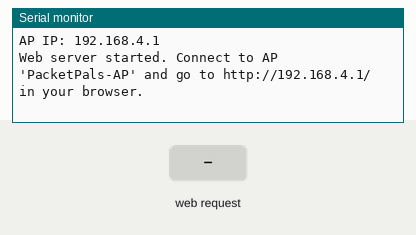
The program below on a simulated ESP32-S2. Parts: the last lines printed to the serial monitor. The test bench sets the inputs (shaded band). WiFi joins after 1.5 s; servers stay silent unless stated; a WiFi scan finds three made-up networks; storage starts empty; random numbers use the default seed unless the program sets one.

Above: at 3.2 s.
3.3 s: HTTP request GET /scan received
At 3.7 s:
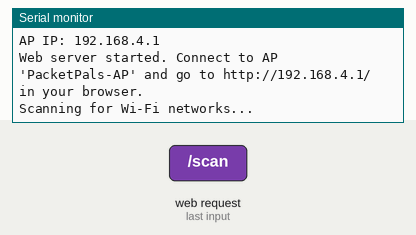
6.3 s: HTTP request GET /battle?index=WPA2_PSK received
At 7.5 s:
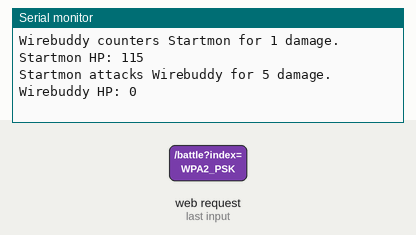
7.8 s: HTTP request GET /battle?index=WEP received
At 9.1 s:
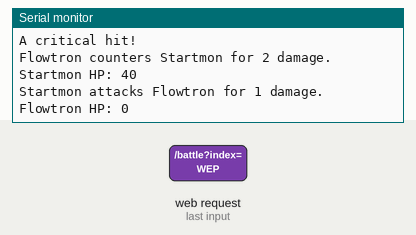
9.3 s: HTTP request GET /battle?index=OPEN received
At 9.9 s:
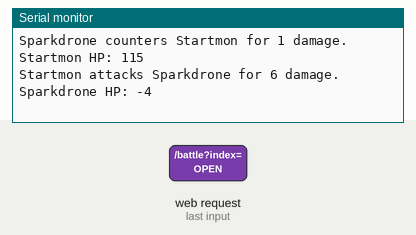
Timing chart, 0 to 11.8 s (numbered marks = the images above; inputs shaded):
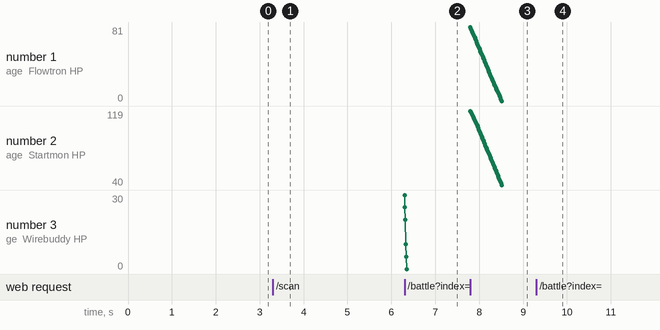

Measured:
- after the input at 3.3 s, the serial monitor: prints a new line at once (image 1)
- after the input at 6.3 s, the serial monitor: prints a new line at once (image 2)
- after the input at 7.8 s, the serial monitor: prints a new line at once (image 3)

The program:

main.cpp
```cpp
/*************************************************************
  PacketPals AP + Web UI Example
  - Creates a Wi-Fi AP named "PacketPals-AP"
  - Serves a web UI from /index.html (on SPIFFS or LittleFS)
  - Provides endpoints: /scan, /monsters, /battle
  - Uses custom hasher for Arduino String in std::unordered_set
*************************************************************/

#include <WiFi.h>
#include <SPIFFS.h>          // or LittleFS if you prefer
#include <WebServer.h>
#include <ArduinoJson.h>
#include <vector>
#include <unordered_set>

// 1) Custom Hasher & Equality for Arduino String
struct StringHash {
  size_t operator()(const String &key) const {
    const char* str = key.c_str();
    size_t hash = 0;
    while (*str) {
      hash = 37 * hash + (unsigned char)(*str++);
    }
    return hash;
  }
};

struct StringEqual {
  bool operator()(const String &a, const String &b) const {
    return a == b;  // Arduino String equality
  }
};

// File paths in SPIFFS
#define JSON_FILE_PATH    "/scanned_data.json"
#define MONSTER_FILE_PATH "/monsters.json"
#define MAX_PARTY_SIZE    6

// ----------------------------------------------------------
// Data Structures
// ----------------------------------------------------------
struct Monster {
  String bssid;
  String name;
  String type;
  int hp;
  int attack;
  int defense;
  int level;
  String rarity;
  String specialAbility;
};

struct BattleMonster {
  String name;
  int hp;
  int attack;
  int defense;
  int level;
  String specialAbility;
};

struct Player {
  Monster party[MAX_PARTY_SIZE];
  int partySize;
};

// ----------------------------------------------------------
// Global Variables
// ----------------------------------------------------------
Player gPlayer;                            // The player
std::vector<Monster> gWildMonsters;        // In-memory list of wild monsters
std::unordered_set<String, StringHash, StringEqual> encounteredBSSIDs; // track BSSIDs

WebServer server(80);  // The main web server

// Fun naming arrays for Packet Pals
static const char* NAME_PREFIXES[] = {
  "Packa", "Byte", "Net", "Ping", "Data",
  "Glitch", "Cypher", "Wire", "Flow", "Spark",
  "Bug", "Volt", "Wave", "Beacon", "Link"
};

static const char* NAME_SUFFIXES[] = {
  "pal", "bot", "ling", "zard", "tron",
  "pup", "geist", "buddy", "drone"
};

// ----------------------------------------------------------
// Helper & Utility Functions
// ----------------------------------------------------------
String generatePacketPalName() {
  int prefixCount = sizeof(NAME_PREFIXES) / sizeof(NAME_PREFIXES[0]);
  int suffixCount = sizeof(NAME_SUFFIXES) / sizeof(NAME_SUFFIXES[0]);

  int pIdx = random(0, prefixCount);
  int sIdx = random(0, suffixCount);

  String prefix = NAME_PREFIXES[pIdx];
  String suffix = NAME_SUFFIXES[sIdx];
  return prefix + suffix;
}

int clampInt(int val, int minVal, int maxVal) {
  if (val < minVal) return minVal;
  if (val > maxVal) return maxVal;
  return val;
}

// Wait for single-char input with a timeout
char getUserChoice(unsigned long timeoutMs = 10000) {
  unsigned long start = millis();
  while (millis() - start < timeoutMs) {
    if (Serial.available() > 0) {
      char c = Serial.read();
      if (c == '\n' || c == '\r') continue;
      return c;
    }
    delay(50);
  }
  return '?';
}

// Arduino "String" is in a separate code base than std::string, so custom logic is needed for hashing.

// ----------------------------------------------------------
// Player & Party
// ----------------------------------------------------------
Monster& getActiveMonster() {
  // We assume gPlayer.partySize >= 1
  return gPlayer.party[0];
}

void initPlayerParty() {
  gPlayer.partySize = 1;

  Monster starter;
  starter.bssid          = "";
  starter.name           = "Startmon";
  starter.type           = "Neutral";
  starter.hp             = 120;
  starter.attack         = 10;
  starter.defense        = 30;
  starter.level          = 5;
  starter.rarity         = "Common";
  starter.specialAbility = "None";

  gPlayer.party[0] = starter;
}

// ----------------------------------------------------------
// Wi-Fi Scanning
// ----------------------------------------------------------
String encryptionTypeToString(wifi_auth_mode_t type) {
  switch (type) {
    case WIFI_AUTH_OPEN:          return "OPEN";
    case WIFI_AUTH_WEP:           return "WEP";
    case WIFI_AUTH_WPA_PSK:       return "WPA_PSK";
    case WIFI_AUTH_WPA2_PSK:      return "WPA2_PSK";
    case WIFI_AUTH_WPA_WPA2_PSK:  return "WPA_WPA2_PSK";
    case WIFI_AUTH_WPA2_ENTERPRISE: return "WPA2_ENTERPRISE";
    default: return "UNKNOWN";
  }
}

void scanAndStoreNetworks() {
  Serial.println("Scanning for Wi-Fi networks...");
  int n = WiFi.scanNetworks(false, true);

  if (n <= 0) {
    Serial.println("No networks found.");
    return;
  } else {
    Serial.printf("%d networks found.\n", n);
  }

  DynamicJsonDocument doc(8192);
  JsonArray nets = doc.createNestedArray("networks");

  for (int i = 0; i < n; i++) {
    JsonObject obj = nets.createNestedObject();
    obj["ssid"]       = WiFi.SSID(i);
    obj["bssid"]      = WiFi.BSSIDstr(i);
    obj["rssi"]       = WiFi.RSSI(i);
    obj["encryption"] = encryptionTypeToString(WiFi.encryptionType(i));
  }

  File file = SPIFFS.open(JSON_FILE_PATH, "w");
  if (!file) {
    Serial.println("Failed to open file for writing scanned data.");
    return;
  }

  if (serializeJson(doc, file) == 0) {
    Serial.println("Failed to write scanned data to file.");
  } else {
    Serial.println("Network data stored successfully to scanned_data.json");
  }
  file.close();
}

// ----------------------------------------------------------
// Creating & Scaling Monsters
// ----------------------------------------------------------
int mapRSSIToHP(int rssi) {
  return 100 + (rssi + 100);
}

int calculateAttackFromEncryption(const String& enc) {
  if (enc == "WPA2_PSK" || enc == "WPA_WPA2_PSK") return 20;
  if (enc == "WEP") return 10;
  if (enc == "OPEN") return 5;
  return 15;
}

Monster createPacketPal(const String& bssid, int rssi, const String& enc) {
  Monster m;
  m.bssid    = bssid;
  m.name     = generatePacketPalName();
  m.type     = "Neutral";
  m.hp       = mapRSSIToHP(rssi);
  m.defense  = m.hp / 2;
  m.attack   = calculateAttackFromEncryption(enc);

  int baseLevel = clampInt(m.hp / 10, 1, 99);
  m.level = baseLevel;

  // Rarity logic
  if (enc == "OPEN") m.rarity = "Common";
  else if (enc == "WEP") m.rarity = "Uncommon";
  else if (enc == "WPA2_PSK" || enc == "WPA_WPA2_PSK") m.rarity = "Rare";
  else m.rarity = "Legendary"; // e.g. WPA2_ENTERPRISE or unknown

  // Ability logic
  if (enc == "WPA2_PSK")         { m.specialAbility = "Shield"; }
  else if (enc == "WEP")         { m.specialAbility = "Pierce"; }
  else if (enc == "OPEN")        { m.specialAbility = "None"; }
  else                           { m.specialAbility = "Invisibility"; }

  return m;
}

void scaleMonster(Monster &m, int playerLevel) {
  int minLevel = clampInt(playerLevel - 3, 1, 99);
  int maxLevel = clampInt(playerLevel + 3, 1, 99);
  int newLevel = random(minLevel, maxLevel+1);

  float scaleFactor = (float)newLevel / (float)m.level;
  m.level   = newLevel;
  m.hp      = clampInt((int)(m.hp * scaleFactor), 10, 999);
  m.defense = clampInt((int)(m.defense * scaleFactor), 1, 999);
  m.attack  = clampInt((int)(m.attack * scaleFactor), 1, 999);
}

/**
 * Reads scanned_data.json, creates packet pals for each new BSSID,
 * scales them to player's level, and stores them in gWildMonsters.
 */
void generateAndStoreMonsters() {
  File inputFile = SPIFFS.open(JSON_FILE_PATH, "r");
  if (!inputFile) {
    Serial.println("scanned_data.json not found or open error");
    return;
  }

  DynamicJsonDocument doc(8192);
  DeserializationError err = deserializeJson(doc, inputFile);
  inputFile.close();

  if (err) {
    Serial.println("Failed to parse scanned_data.json");
    return;
  }

  // Clear old data
  gWildMonsters.clear();

  Monster &active = getActiveMonster();
  int pLevel = active.level;

  JsonArray networks = doc["networks"];
  if (networks.isNull()) {
    Serial.println("No networks array in scanned_data.json");
    return;
  }

  for (JsonObject net : networks) {
    String bssid = net["bssid"].as<String>();
    String enc   = net["encryption"].as<String>();
    int rssi     = net["rssi"].as<int>();

    // Skip if we have encountered this BSSID
    if (encounteredBSSIDs.find(bssid) != encounteredBSSIDs.end()) {
      continue;
    }

    Monster m = createPacketPal(bssid, rssi, enc);
    scaleMonster(m, pLevel);

    encounteredBSSIDs.insert(bssid);
    gWildMonsters.push_back(m);
  }

  // Optional: If you want to store the newly generated monsters in a file (monsters.json)
  {
    DynamicJsonDocument monstersDoc(8192);
    JsonArray arr = monstersDoc.createNestedArray("monsters");
    for (auto &m : gWildMonsters) {
      JsonObject mob = arr.createNestedObject();
      mob["bssid"]   = m.bssid;
      mob["name"]    = m.name;
      mob["type"]    = m.type;
      mob["hp"]      = m.hp;
      mob["attack"]  = m.attack;
      mob["defense"] = m.defense;
      mob["level"]   = m.level;
      mob["rarity"]  = m.rarity;
      mob["ability"] = m.specialAbility;
    }
    File outFile = SPIFFS.open(MONSTER_FILE_PATH, "w");
    if (outFile) {
      serializeJson(monstersDoc, outFile);
      outFile.close();
      Serial.println("Monsters stored to /monsters.json");
    }
  }

  Serial.println("Monsters generated and stored in memory (and optionally /monsters.json).");
}

// ----------------------------------------------------------
// Battle System
// ----------------------------------------------------------
int performAttack(BattleMonster &attacker, BattleMonster &defender) {
  int damage = attacker.attack - (defender.defense / 4);
  if (damage < 1) damage = 1;

  int critChance = random(0, 100);
  if (critChance < 10) {
    Serial.println("A critical hit!");
    damage *= 2;
  }

  defender.hp -= damage;
  return damage;
}

String doBattle(int monsterIndex) {
  if (monsterIndex < 0 || monsterIndex >= (int)gWildMonsters.size()) {
    return "Invalid monster index!";
  }

  Monster &act = getActiveMonster();
  Monster &chosen = gWildMonsters[monsterIndex];

  // Convert to simpler BattleMonster for the fight
  BattleMonster pBM = {
    act.name, act.hp, act.attack, act.defense, act.level, act.specialAbility
  };
  BattleMonster wBM = {
    chosen.name, chosen.hp, chosen.attack, chosen.defense, chosen.level, chosen.specialAbility
  };

  bool continuing = true;
  bool m1Turn = true; // player first
  while (pBM.hp > 0 && wBM.hp > 0 && continuing) {
    BattleMonster &attacker = (m1Turn ? pBM : wBM);
    BattleMonster &defender = (m1Turn ? wBM : pBM);

    // For simplicity, let's do automatic attacks (no user prompts).
    int dmg = performAttack(attacker, defender);
    if (m1Turn) {
      Serial.printf("%s attacks %s for %d damage. %s HP: %d\n",
                    attacker.name.c_str(), defender.name.c_str(),
                    dmg, defender.name.c_str(), defender.hp);
    } else {
      Serial.printf("%s counters %s for %d damage. %s HP: %d\n",
                    attacker.name.c_str(), defender.name.c_str(),
                    dmg, defender.name.c_str(), defender.hp);
    }

    m1Turn = !m1Turn;

    if (pBM.hp <= 0 || wBM.hp <= 0) break;
  }

  // Decide outcome
  if (pBM.hp <= 0 && wBM.hp <= 0) {
    return "It's a draw! Both fainted!";
  } else if (pBM.hp <= 0) {
    return (pBM.name + " fainted! " + wBM.name + " wins!");
  } else if (wBM.hp <= 0) {
    return (wBM.name + " fainted! " + pBM.name + " wins!");
  }
  return "Battle ended unexpectedly.";
}

// ----------------------------------------------------------
// Web Handlers & Endpoints
// ----------------------------------------------------------
void handleRoot() {
  // Serve index.html from SPIFFS
  File file = SPIFFS.open("/index.html", "r");
  if (!file) {
    server.send(500, "text/plain", "index.html not found in SPIFFS");
    return;
  }
  server.streamFile(file, "text/html");
  file.close();
}

void handleScan() {
  // call our doScan
  scanAndStoreNetworks();
  generateAndStoreMonsters();
  server.send(200, "text/plain", "Scan + Monster Generation done");
}

void handleGetMonsters() {
  // Build JSON from gWildMonsters
  DynamicJsonDocument doc(2048);
  JsonArray arr = doc.createNestedArray("monsters");
  for (auto &m : gWildMonsters) {
    JsonObject obj = arr.createNestedObject();
    obj["name"]    = m.name;
    obj["level"]   = m.level;
    obj["hp"]      = m.hp;
    obj["attack"]  = m.attack;
    obj["defense"] = m.defense;
    obj["bssid"]   = m.bssid;
  }
  String output;
  serializeJson(doc, output);
  server.send(200, "application/json", output);
}

void handleBattleEndpoint() {
  if (!server.hasArg("index")) {
    server.send(400, "text/plain", "Missing 'index' parameter");
    return;
  }
  int idx = server.arg("index").toInt();
  String result = doBattle(idx);

  // Optionally remove the monster from gWildMonsters
  if (idx >= 0 && idx < (int)gWildMonsters.size()) {
    gWildMonsters.erase(gWildMonsters.begin() + idx);
  }

  server.send(200, "text/plain", result);
}

// ----------------------------------------------------------
// Setup & Loop
// ----------------------------------------------------------
void setup() {
  Serial.begin(115200);
  delay(2000);

  // Initialize SPIFFS
  if (!SPIFFS.begin(true)) {
    Serial.println("SPIFFS mount failed. Attempting format...");
    return;
  }

  WiFi.mode(WIFI_AP);
  WiFi.softAP("PacketPals-AP");
  Serial.print("AP IP: ");
  Serial.println(WiFi.softAPIP());

  // Initialize player
  initPlayerParty();

  // Set up web server
  server.on("/", HTTP_GET, handleRoot);
  server.on("/scan", HTTP_GET, handleScan);
  server.on("/monsters", HTTP_GET, handleGetMonsters);
  server.on("/battle", HTTP_GET, handleBattleEndpoint);

  // For anything else, 404
  server.onNotFound([](){
    server.send(404, "text/plain", "Not found");
  });

  server.begin();
  Serial.println("Web server started. Connect to AP 'PacketPals-AP' and go to http://192.168.4.1/ in your browser.");
}

void loop() {
  server.handleClient();
}
```
